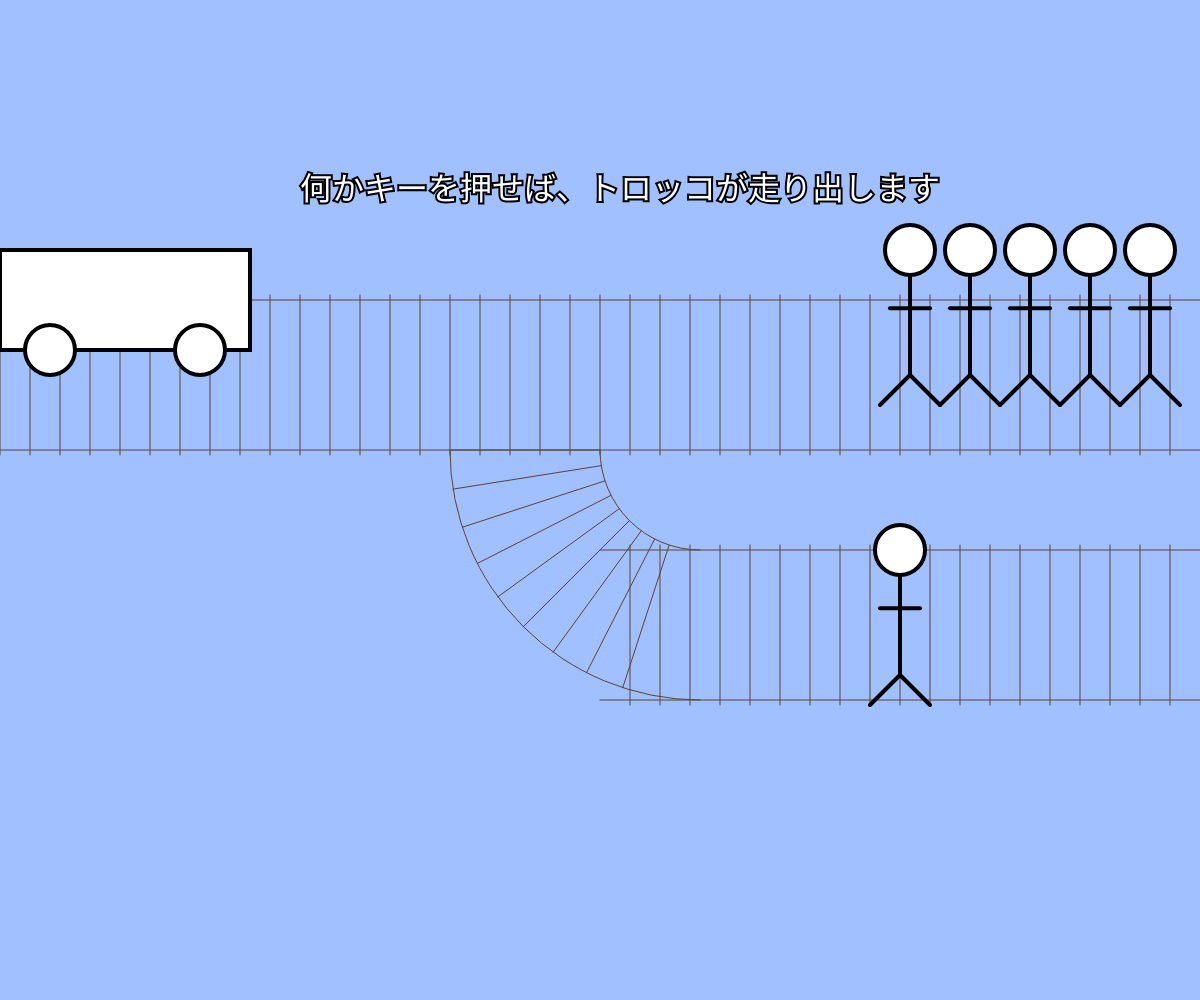
Frame 1 (no input)
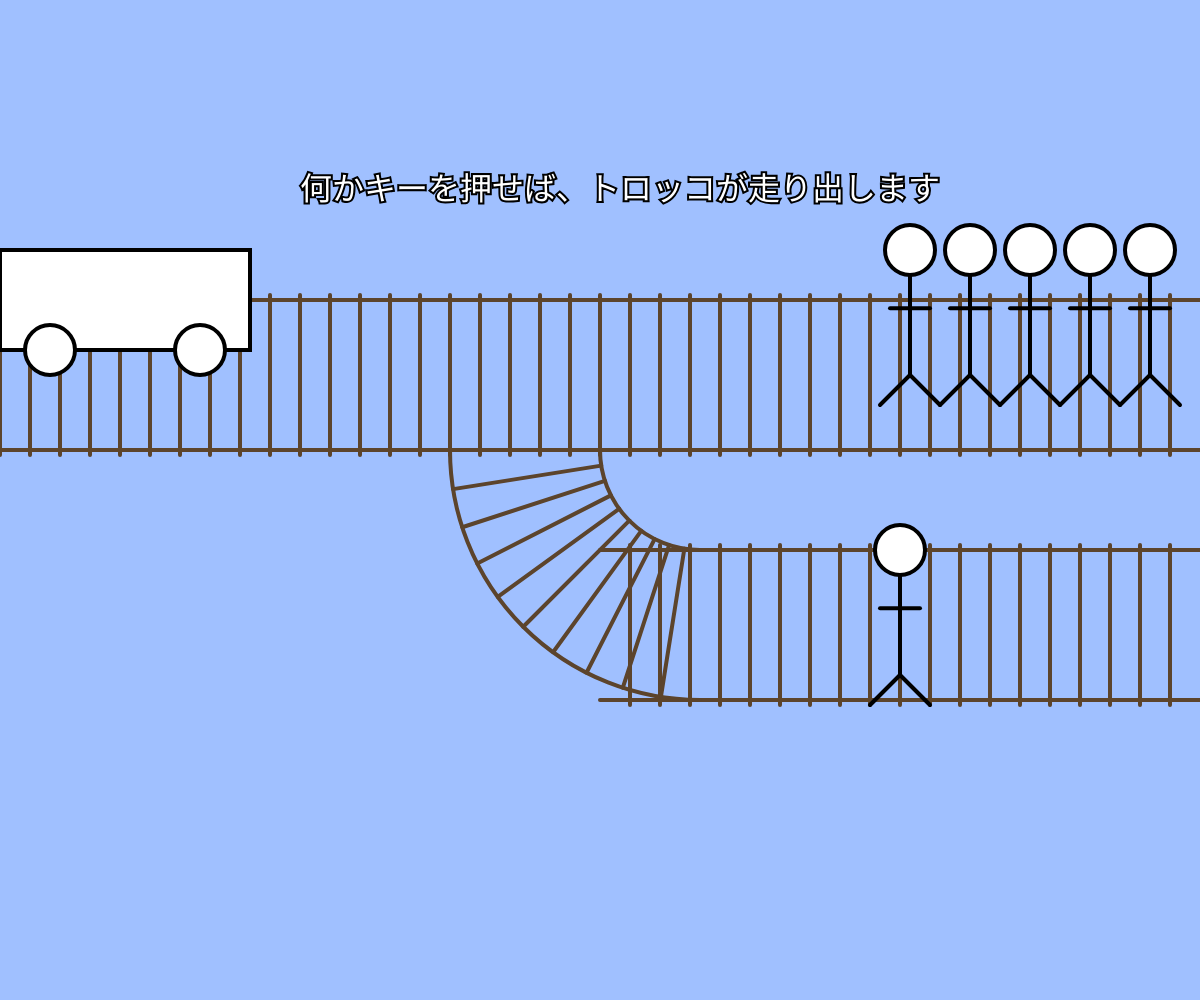
Frame 60 (no input)
Frame 120 (the mouse pressed at the canvas centre since frame 60): identical to frame 60, image omitted

The p5.js sketch that drew these frames (run headless with seeded random() and noise() and a simulated clock; from frame 60 on, the mouse is pressed at the canvas centre):

// p5.js sketch
// ── sketch.js
// 最終課題を制作しよう
let x = 0;
let y = 250;
let state = 0;
let d;
let w, z, p, q;

function setup(){
  createCanvas(windowWidth, windowHeight);
}

function draw(){
  background(160, 192, 255);
  stroke(92, 68, 44);
  line(0, 300, width, 300);
  line(0, 300 + 150, width, 300 + 150);
  line(width / 2,  300 + 150 + 250, width, 300 + 150 + 250);
  line(width / 2,  300 + 150 + 100, width, 300 + 150 + 100);
  for(let i  = 0; i < width / 30; i++){
    line(i * 30, 300 - 5, i * 30, 450 + 5);
    if(i > width / 60){
    line(i * 30, 550 - 5, i * 30, 700 + 5);
  }
  }
  noFill();
  arc(width / 2 + 100, 450, 200, 200, PI / 2, PI, OPEN);
  arc(width / 2 + 100, 450, 500, 500, PI / 2, PI, OPEN);
  for(i = 0; i < 10; i++){
    let theta = HALF_PI * i / 10;
    line(p, q, w, z);
    p =  - cos(theta) * 100 + width / 2 + 100;
    q = sin(theta) * 100 + 450;
    w =  - cos(theta) * 250 + width / 2 + 100;
    z = sin(theta) * 250 + 450;
  }


  noFill();
  stroke(0);
  strokeWeight(4);
  fill(255);
  rect(x, y, 250, 100);
  ellipse(x + 50, y + 100, 50, 50, 0, TWO_PI, OPEN);
  ellipse(x + 200, y + 100, 50, 50, 0, TWO_PI, OPEN);
  for(let i = 0; i < 5; i++){
    d = dist(x + 250, y, width- 50 - i * 60, 250);
    if(d >= 25){
    makehuman(width- 50 - i * 60, 250, 50, 100, 20);
  }
    if(d < 25){
      textSize(128);
      fill(255, 0, 0);
      text("dead", width / 2, 100);
      makehuman(width- 50 - i * 60, 50, 50, 100, 20, 255, 0, 0);
  }
}
  d = dist(x + 250, y, width * 3 / 4, 550);
  if(d >= 25){
  makehuman(width * 3 / 4, 550, 50, 100, 20);
 }
  if(d < 25){
    textSize(128);
    fill(255, 0, 0);
    text("dead", width / 2, height - 100);
    makehuman(width * 3 / 4, 350, 50, 100, 20, 255, 0, 0);
  }
  if(state == 0){
    textSize(32);
    text("何かキーを押せば、トロッコが走り出します", width / 4, 200);
  }
  if(state == 1){
    x += 4;　
    if(x >= width / 2 - 250){
      state = 2;
    }　
  }
  if(x >= width / 2 - 250 && x < width / 2 - 200){
    fill(255);
    textSize(32);
    text("進路を変える場合は下矢印を、変えない場合は上矢印を押せ！", width / 4, 200);
  }
  if(state == 3){
    x += 4;

    if(x >= width - 250){
        state = 6;
    }
  }


  if(state == 4){
      for(let i = 0; i < 50; i++){
        const n = 50;
        let theta = HALF_PI * i / n;
        fill(255);
        rect(x, y, 250, 100);
        ellipse(x + 50, y + 100, 50, 50, 0, TWO_PI, OPEN);
        ellipse(x + 200, y + 100, 50, 50, 0, TWO_PI, OPEN);
        x =  - cos(theta) * 100 + width / 2 - 150;
        y = sin(theta) * 100 + 450;
      }
    if(x >= width / 2 - 200){
      state = 5;
    }
  }

  if(state == 5){
    x += 4;
    if(x >= width - 250){
      state = 7;
    }
    }




  if(state == 6){
    background(0);
    fill(255, 0, 0);
    textSize(100);
    text("5 people died", width / 4, height / 2);
  }

  if(state == 7){
    background(0);
    fill(255, 0, 0);
    textSize(100);
    text("1 person died", width / 4, height / 2);
  }
  }


function keyPressed(){
  if(state == 0){
    state = 1;
  }

  if(state == 2 && keyCode == UP_ARROW){
    state = 3;
  }

  if(state == 2 && keyCode == DOWN_ARROW){
    state = 4;
  }
}

function makehuman(a, b, r, k, h, s, t, u){
  push();
  strokeWeight(4);
  fill(s, t, u);
  ellipse(a, b, r, r);
  line(a, b + r / 2, a, b + r / 2 + k);
  line(a - h, b + r / 2 + k / 3, a + h, b + r / 2 + k / 3);
  line(a - 30, b + r / 2 + k + 30, a, b + r / 2 + k);
  line(a + 30, b + r / 2 + k + 30, a, b + r / 2 + k);
  pop();
}
console.log()

function windowResized(){
  resizeCanvas(windowWidth, windowHeight);
}
